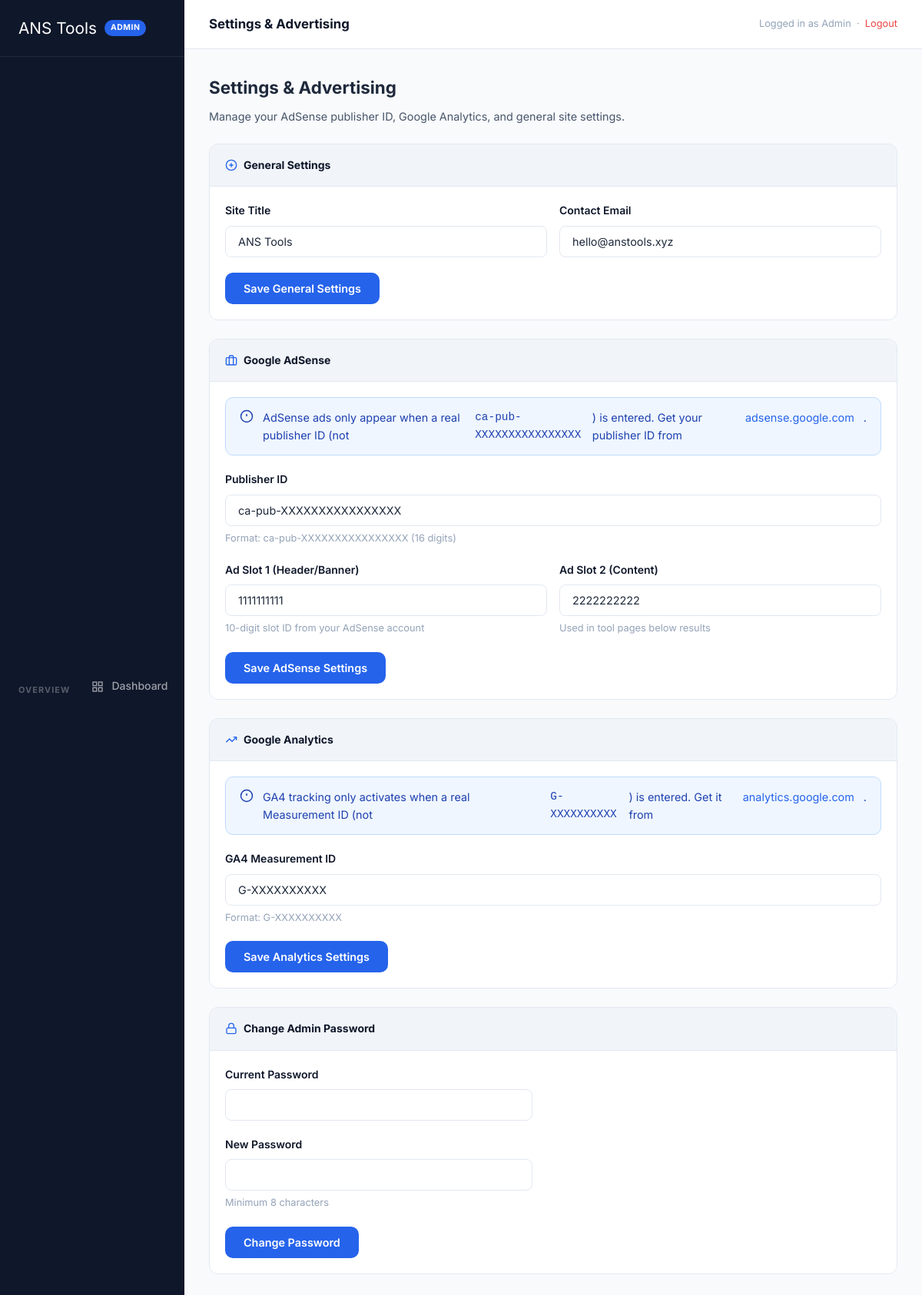
Page /xpanel-7749/settings (signed in) on the earlier database version.
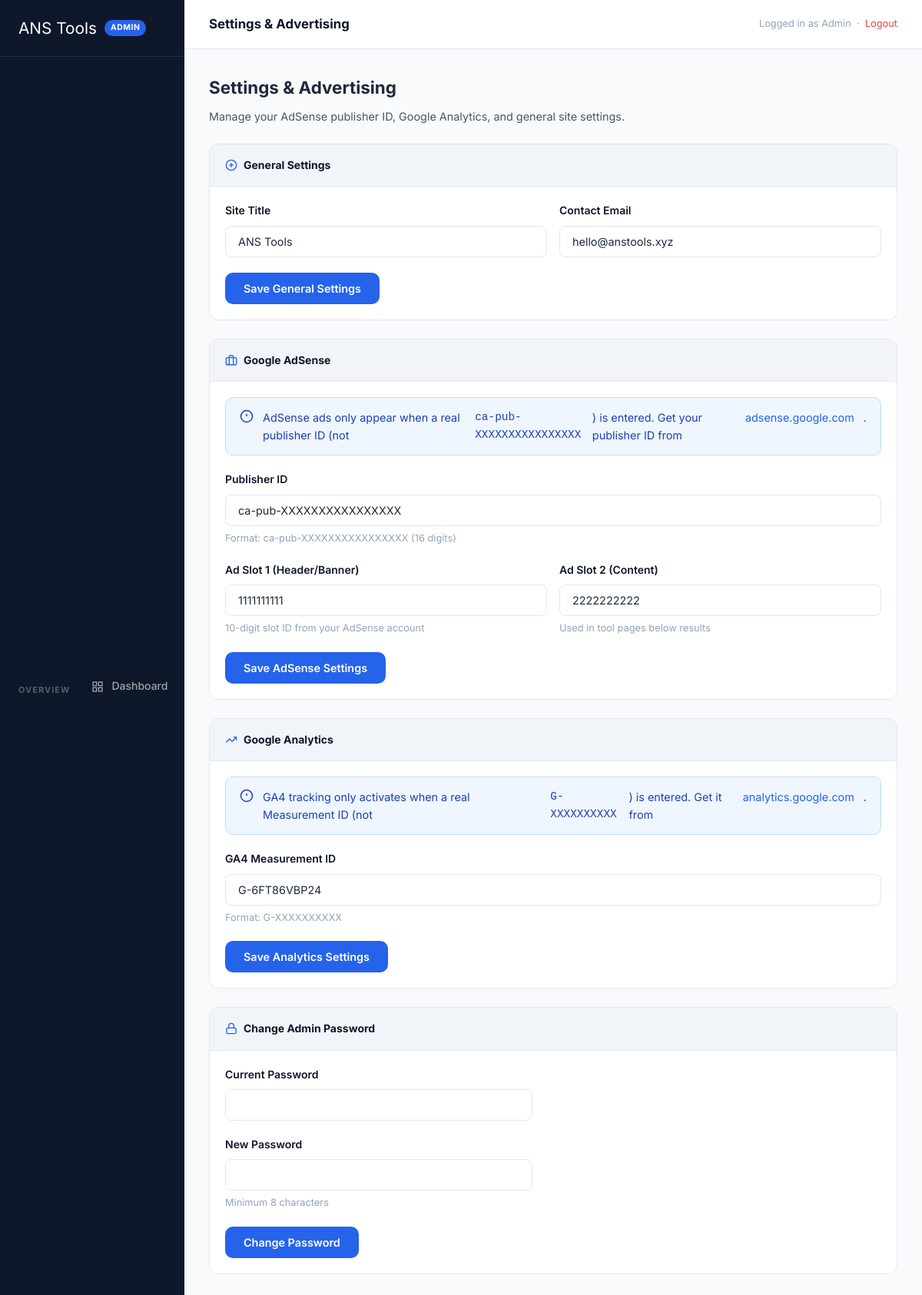
Same page on the later database version.
### tables this page shows
CREATE TABLE site_settings (
            key TEXT PRIMARY KEY,
            value TEXT
        );

### app.py (the view, shortened to what this page needs)
@app.route('/xpanel-7749/settings', methods=['GET','POST'])
@admin_required
def admin_settings():
    success = None
    settings = {
        'publisher_id': get_setting('adsense_publisher_id'),
        'slot_1': get_setting('adsense_slot_1'),
        'slot_2': get_setting('adsense_slot_2'),
        'ga_id': get_setting('ga_measurement_id'),
        'site_title': get_setting('site_title'),
        'contact_email': get_setting('contact_email'),
    }
    return render_template('admin/settings.html', settings=settings, success=success)

### app.py (called while the page is built)
def get_db():
    os.makedirs(os.path.dirname(DB_PATH), exist_ok=True)
    conn = sqlite3.connect(DB_PATH)
    conn.row_factory = sqlite3.Row
    return conn

def get_setting(key, default=''):
    try:
        conn = get_db()
        row = conn.execute('SELECT value FROM site_settings WHERE key=?', (key,)).fetchone()
        conn.close()
        return row['value'] if row else default
    except:
        return default

@app.context_processor
def inject_settings():
    return dict(
        g_adsense_pub=get_setting('adsense_publisher_id','ca-pub-XXXXXXXXXXXXXXXX'),
        g_adsense_slot1=get_setting('adsense_slot_1','1111111111'),
        g_adsense_slot2=get_setting('adsense_slot_2','2222222222'),
        g_ga_id=get_setting('ga_measurement_id','G-XXXXXXXXXX'),
        g_site_title=get_setting('site_title','ANS Tools'),
    )

def admin_required(f):
    @wraps(f)
    def decorated(*args, **kwargs):
        if not session.get('admin_logged_in'):
            return redirect(url_for('admin_login'))
        return f(*args, **kwargs)
    return decorated

### templates/admin/settings.html (shortened to what this page needs)
{% extends 'admin/base.html' %}
{% block admin_topbar_title %}Settings & Advertising{% endblock %}
{% block admin_content %}
<div class="admin-section-title">Settings & Advertising</div>
<div class="admin-section-desc">Manage your AdSense publisher ID, Google Analytics, and general site settings.</div>
<div class="settings-group">
  <div class="settings-group-header">
    <svg viewBox="0 0 24 24" fill="none" stroke="currentColor" stroke-width="2"><circle cx="12" cy="12" r="10"/><line x1="12" y1="8" x2="12" y2="16"/><line x1="8" y1="12" x2="16" y2="12"/></svg>
    General Settings
  </div>
  <div class="settings-group-body">
    <form method="POST">
      <div class="form-row">
        <div class="form-group">
          <label>Site Title</label>
          <input type="text" name="site_title" class="form-control" value="{{ settings.site_title }}">
        </div>
        <div class="form-group">
          <label>Contact Email</label>
          <input type="email" name="contact_email" class="form-control" value="{{ settings.contact_email }}" placeholder="hello@anstools.xyz">
        </div>
      </div>
      <button type="submit" class="btn btn-primary">Save General Settings</button>
    </form>
  </div>
</div>
<div class="settings-group">
  <div class="settings-group-header">
    <svg viewBox="0 0 24 24" fill="none" stroke="currentColor" stroke-width="2"><rect x="2" y="7" width="20" height="14" rx="2"/><path d="M16 21V5a2 2 0 0 0-2-2h-4a2 2 0 0 0-2 2v16"/></svg>
    Google AdSense
  </div>
  <div class="settings-group-body">
    <div class="alert alert-info" style="margin-bottom:20px;">
      <svg viewBox="0 0 24 24" fill="none" stroke="currentColor" stroke-width="2" style="width:18px;height:18px;"><circle cx="12" cy="12" r="10"/><line x1="12" y1="8" x2="12" y2="12"/><line x1="12" y1="16" x2="12.01" y2="16"/></svg>
      AdSense ads only appear when a real publisher ID (not <code>ca-pub-XXXXXXXXXXXXXXXX</code>) is entered. Get your publisher ID from <a href="https://adsense.google.com" target="_blank">adsense.google.com</a>.
    </div>
    <form method="POST">
      <div class="form-group">
        <label>Publisher ID</label>
        <input type="text" name="publisher_id" class="form-control" value="{{ settings.publisher_id }}" placeholder="ca-pub-1234567890123456">
        <div class="settings-hint">Format: ca-pub-XXXXXXXXXXXXXXXX (16 digits)</div>
      </div>
      <div class="form-row">
        <div class="form-group">
          <label>Ad Slot 1 (Header/Banner)</label>
          <input type="text" name="slot_1" class="form-control" value="{{ settings.slot_1 }}" placeholder="1234567890">
          <div class="settings-hint">10-digit slot ID from your AdSense account</div>
        </div>
        <div class="form-group">
          <label>Ad Slot 2 (Content)</label>
          <input type="text" name="slot_2" class="form-control" value="{{ settings.slot_2 }}" placeholder="0987654321">
          <div class="settings-hint">Used in tool pages below results</div>
        </div>
      </div>
      <button type="submit" class="btn btn-primary">Save AdSense Settings</button>
    </form>
  </div>
</div>
<div class="settings-group">
  <div class="settings-group-header">
    <svg viewBox="0 0 24 24" fill="none" stroke="currentColor" stroke-width="2"><polyline points="22 7 13.5 15.5 8.5 10.5 2 17"/><polyline points="16 7 22 7 22 13"/></svg>
    Google Analytics
  </div>
  <div class="settings-group-body">
    <div class="alert alert-info" style="margin-bottom:20px;">
      <svg viewBox="0 0 24 24" fill="none" stroke="currentColor" stroke-width="2" style="width:18px;height:18px;"><circle cx="12" cy="12" r="10"/><line x1="12" y1="8" x2="12" y2="12"/><line x1="12" y1="16" x2="12.01" y2="16"/></svg>
      GA4 tracking only activates when a real Measurement ID (not <code>G-XXXXXXXXXX</code>) is entered. Get it from <a href="https://analytics.google.com" target="_blank">analytics.google.com</a>.
    </div>
    <form method="POST">
      <div class="form-group">
        <label>GA4 Measurement ID</label>
        <input type="text" name="ga_id" class="form-control" value="{{ settings.ga_id }}" placeholder="G-XXXXXXXXXX">
        <div class="settings-hint">Format: G-XXXXXXXXXX</div>
      </div>
      <button type="submit" class="btn btn-primary">Save Analytics Settings</button>
    </form>
  </div>
</div>
<div class="settings-group">
  <div class="settings-group-header">
    <svg viewBox="0 0 24 24" fill="none" stroke="currentColor" stroke-width="2"><rect x="3" y="11" width="18" height="11" rx="2"/><path d="M7 11V7a5 5 0 0 1 10 0v4"/></svg>
    Change Admin Password
  </div>
  <div class="settings-group-body">
    <form method="POST" style="max-width:400px;">
      <div class="form-group">
        <label>Current Password</label>
        <input type="password" name="current_password" class="form-control" required>
      </div>
      <div class="form-group">
        <label>New Password</label>
        <input type="password" name="new_password" class="form-control" minlength="8" required>
        <div class="settings-hint">Minimum 8 characters</div>
      </div>
      <button type="submit" class="btn btn-primary">Change Password</button>
    </form>
  </div>
</div>
{% endblock %}

### templates/admin/base.html (shortened to what this page needs)
<!DOCTYPE html>
<html lang="en">
<head>
  <link rel="stylesheet" href="{{ url_for('static', filename='css/style.css') }}">
</head>
<body>
<div class="admin-layout">
  <aside class="admin-sidebar">
    <div class="admin-sidebar-logo">
      ANS Tools <span>Admin</span>
    </div>
    <nav class="admin-nav">
      <div class="admin-nav-section">Overview</div>
      <a href="/admin/dashboard" class="{% if request.path == '/admin/dashboard' %}active{% endif %}">
        <svg viewBox="0 0 24 24" fill="none" stroke="currentColor" stroke-width="2"><rect x="3" y="3" width="7" height="7"/><rect x="14" y="3" width="7" height="7"/><rect x="14" y="14" width="7" height="7"/><rect x="3" y="14" width="7" height="7"/></svg>
        Dashboard
      </a>
      <div class="admin-nav-section">Content</div>
      <a href="/admin/messages" class="{% if request.path == '/admin/messages' %}active{% endif %}">
      </a>
      <a href="/admin/suggestions" class="{% if request.path == '/admin/suggestions' %}active{% endif %}">
      </a>
      <div class="admin-nav-section">Configuration</div>
      <a href="/admin/settings" class="{% if request.path == '/admin/settings' %}active{% endif %}">
      </a>
      <a href="/admin/seo" class="{% if request.path == '/admin/seo' %}active{% endif %}">
      </a>
      <div class="admin-nav-section">Site</div>
      <a href="/" target="_blank">
      </a>
      <a href="/admin/logout">
      </a>
    </nav>
  </aside>
  <main class="admin-main">
    <div class="admin-topbar">
      <span class="admin-topbar-title">{% block admin_topbar_title %}{% endblock %}</span>
      <span style="font-size:.8rem;color:var(--text3);">Logged in as Admin &nbsp;·&nbsp; <a href="/admin/logout" style="color:var(--danger);">Logout</a></span>
    </div>
    <div class="admin-content">
      {% block admin_content %}{% endblock %}
    </div>
  </main>
</div>
</body>
</html>

Differences in the rows shown:
changed site_settings: ga_id "G-XXXXXXXXXX" → "G-6FT86VBP24"
